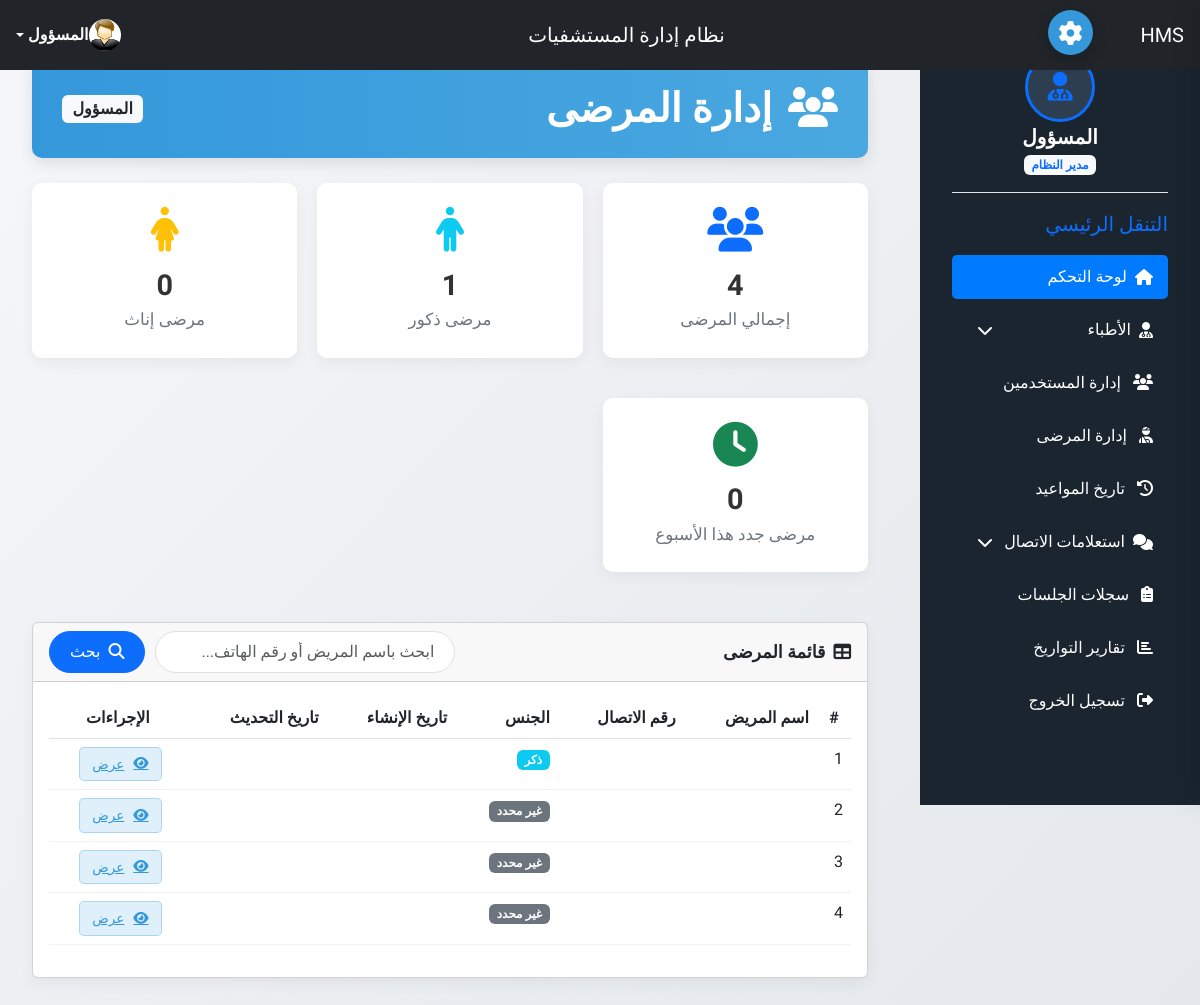
Screenshot of /hospital/hms/admin/manage-patient.php (signed in) with the database file from the repository.
### tables this page shows
CREATE TABLE `tblpatient` (
  `ID` int(10) NOT NULL,
  `Docid` int(10) DEFAULT NULL,
  `PatientName` varchar(200) DEFAULT NULL,
  `PatientContno` bigint(10) DEFAULT NULL,
  `PatientEmail` varchar(200) DEFAULT NULL,
  `PatientGender` varchar(50) DEFAULT NULL,
  `PatientAdd` longtext DEFAULT NULL,
  `PatientAge` int(10) DEFAULT NULL,
  `PatientMedhis` longtext DEFAULT NULL,
  `CreationDate` timestamp NULL DEFAULT current_timestamp(),
  `UpdationDate` timestamp NULL DEFAULT NULL ON UPDATE current_timestamp()
);

### hospital/hms/admin/manage-patient.php (the view, shortened to what this page needs)
<?php
include('include/config.php');
if(strlen($_SESSION['id']) == 0) {
    header('location:logout.php');
} else {
    $records_per_page = 10;
    $page = isset($_GET['page']) ? (int)$_GET['page'] : 1;
    $page = max($page, 1);
    $offset = ($page - 1) * $records_per_page;
    $cnt = ($page - 1) * $records_per_page + 1;
    $sql = mysqli_query($con, "SELECT * FROM tblpatient ORDER BY ID DESC LIMIT $records_per_page OFFSET $offset");
?>
<!DOCTYPE html>
<html lang="ar" dir="rtl">
<head>
    <link href="https://cdn.jsdelivr.net/npm/bootstrap@5.3.0/dist/css/bootstrap.rtl.min.css" rel="stylesheet">
    <link rel="stylesheet" href="https://cdnjs.cloudflare.com/ajax/libs/font-awesome/6.4.0/css/all.min.css">
</head>
<body>
    <?php include('include/header.php'); ?>
    <?php include('include/sidebar.php'); ?>
    <div class="app-content">
        <div class="main-content">
            <div class="container-fluid">
                <div class="page-header">
                    <div class="d-flex justify-content-between align-items-center">
                        <div>
                            <h1><i class="fas fa-users me-3"></i>إدارة المرضى</h1>
                        </div>
                        <div class="d-flex align-items-center">
                            <span class="badge bg-light text-dark fs-6">المسؤول</span>
                        </div>
                    </div>
                </div>
                <div class="stats-container">
                    <?php
                    $total_patients = mysqli_query($con, "SELECT COUNT(*) as total FROM tblpatient");
                    $total_result = mysqli_fetch_assoc($total_patients);
                    $total_count = $total_result['total'];
                    $male_patients = mysqli_query($con, "SELECT COUNT(*) as total FROM tblpatient WHERE PatientGender = 'ذكر'");
                    $male_result = mysqli_fetch_assoc($male_patients);
                    $male_count = $male_result['total'];
                    $female_patients = mysqli_query($con, "SELECT COUNT(*) as total FROM tblpatient WHERE PatientGender = 'أنثى'");
                    $female_result = mysqli_fetch_assoc($female_patients);
                    $female_count = $female_result['total'];
                    $recent_patients = mysqli_query($con, "SELECT COUNT(*) as total FROM tblpatient WHERE CreationDate >= NOW() - INTERVAL 7 DAY");
                    $recent_result = mysqli_fetch_assoc($recent_patients);
                    $recent_count = $recent_result['total'];
                    ?>
                    <div class="stat-card">
                        <i class="fas fa-users text-primary"></i>
                        <h3><?php echo $total_count; ?></h3>
                        <p>إجمالي المرضى</p>
                    </div>
                    <div class="stat-card">
                        <i class="fas fa-male text-info"></i>
                        <h3><?php echo $male_count; ?></h3>
                        <p>مرضى ذكور</p>
                    </div>
                    <div class="stat-card">
                        <i class="fas fa-female text-warning"></i>
                        <h3><?php echo $female_count; ?></h3>
                        <p>مرضى إناث</p>
                    </div>
                    <div class="stat-card">
                        <i class="fas fa-clock text-success"></i>
                        <h3><?php echo $recent_count; ?></h3>
                        <p>مرضى جدد هذا الأسبوع</p>
                    </div>
                </div>
                <div class="card">
                    <div class="card-header">
                        <span><i class="fas fa-table me-2"></i>قائمة المرضى</span>
                        <div class="search-box">
                            <input type="text" class="form-control" placeholder="ابحث باسم المريض أو رقم الهاتف..." id="searchInput">
                            <button class="btn btn-primary" onclick="filterTable()">
                                <i class="fas fa-search me-1"></i> بحث
                            </button>
                        </div>
                    </div>
                    <div class="card-body">
                        <div class="table-container">
                            <table class="table" id="patientsTable">
                                <thead>
                                    <tr>
                                        <th class="text-center">#</th>
                                        <th>اسم المريض</th>
                                        <th>رقم الاتصال</th>
                                        <th>الجنس</th>
                                        <th>تاريخ الإنشاء</th>
                                        <th>تاريخ التحديث</th>
                                        <th class="text-center">الإجراءات</th>
                                    </tr>
                                </thead>
                                <tbody>
                                    <?php
                                    if (mysqli_num_rows($sql) > 0) {
                                        while ($row = mysqli_fetch_array($sql)) {
                                    ?>
                                            <tr>
                                                <td class="textcenter - manage-patient.php:439"><?php echo $cnt; ?></td>
                                                <td><?php echo htmlspecialchars($row['PatientName - manage-patient.php:440']); ?></td>
                                                <td><?php echo htmlspecialchars($row['PatientContno - manage-patient.php:441']); ?></td>
                                                <td>
                                                    <?php if ($row['PatientGender'] == 'ذكر'): ?>
                                                        <span class="badge bg-info">ذكر</span>
                                                    <?php elseif ($row['PatientGender'] == 'أنثى'): ?>
                                                        <span class="badge bg-warning">أنثى</span>
                                                    <?php else: ?>
                                                        <span class="badge bg-secondary">غير محدد</span>
                                                    <?php endif; ?>
                                                </td>
                                                <td><?php echo htmlspecialchars($row['CreationDate - manage-patient.php:451']); ?></td>
                                                <td><?php echo htmlspecialchars($row['UpdationDate - manage-patient.php:452']); ?></td>
                                                <td class="text-center">
                                                    <a href="viewpatient.php?viewid=<?php echo $row['ID']; ?> - manage-patient.php:454"
                                                       class="action-btn btn-view" target="_blank">
                                                        <i class="fas fa-eye me-1"></i>عرض
                                                    </a>
                                                </td>
                                            </tr>
                                    <?php
                                            $cnt++;
                                        }
                                    }
                                    ?>
                                </tbody>
                            </table>
                        </div>
                    </div>
                </div>
            </div>
        </div>
    </div>
	<?php include('include/setting.php'); ?>
</body>
</html>
<?php } ?>

### hospital/hms/admin/manage-patient.php (style rules this page uses)
:root { --primary: #3498db; --secondary: #2c3e50; --success: #27ae60; --info: #2980b9; --warning: #f39c12; --light: #f8f9fa; --dark: #343a40; }
body { font-family: 'Tajawal', sans-serif; background: linear-gradient(135deg, #f5f7fa, #e4edf9); min-height: 100vh; padding-top: 65px; }
.app-content { margin-right: 20px; transition: margin-right 0.3s ease; }
.main-content { padding-top: 40px; }
.page-header { background: linear-gradient(90deg, var(--primary), #4aa8e0); color: white; padding: 25px 30px; border-radius: 10px; margin-bottom: 25px; box-shadow: 0 5px 15px rgba(0,0,0,0.1); }
.page-header h1 { font-weight: 700; margin-bottom: 0; }
.stats-container { display: grid; grid-template-columns: repeat(auto-fit, minmax(200px, 1fr)); gap: 20px; margin-bottom: 30px; }
.stat-card { position: relative; overflow: hidden; padding: 25px; border-radius: 10px; text-align: center; box-shadow: 0 5px 15px rgba(0,0,0,0.05); transition: transform .3s; background: #fff; }
.stat-card i { font-size: 2.5rem; margin-bottom: 15px; }
.stat-card h3 { font-weight: 700; margin-bottom: 5px; font-size: 1.8rem; }
.stat-card p { color: #6c757d; margin-bottom: 0; font-size: 1.05rem; }
.card { border: none; border-radius: 10px; box-shadow: 0 5px 15px rgba(0,0,0,0.05); margin-bottom: 25px; overflow: hidden; }
.card-header { background-color: white; border-bottom: 1px solid rgba(0,0,0,0.05); padding: 15px 20px; font-weight: 600; font-size: 1.1rem; display: flex; justify-content: space-between; align-items: center; flex-wrap: wrap; gap: 15px; }
.table-container { overflow-x: auto; }
.table { width: 100%; border-collapse: separate; border-spacing: 0; }
.table th { background-color: var(--primary); color: white; font-weight: 600; padding: 15px; }
.table td { padding: 12px 15px; border-bottom: 1px solid rgba(0,0,0,0.05); }
.table tr:nth-child(even) { background-color: #f8fafc; }
.action-btn { padding: 6px 12px; border-radius: 5px; margin-left: 5px; font-size: 0.85rem; transition: all 0.3s; display: inline-flex; align-items: center; gap: 5px; }
.btn-view { background-color: rgba(52, 152, 219, 0.15); color: var(--primary); border: 1px solid rgba(52, 152, 219, 0.3); }
.search-box { display: flex !important; gap: 10px; flex-wrap:wrap; }
.search-box input { width: 300px; max-width: 100%; border-radius: 30px; padding: 8px 20px; }
.search-box .btn { border-radius: 30px; padding: 8px 20px; }

### hospital/hms/admin/include/sidebar.php (style rules this page uses)
body { font-family: 'Tajawal', sans-serif; background: linear-gradient(135deg,#f5f7fa,#e4edf9); min-height: 100vh; padding-top: 65px; }
.stat-card { position: relative; overflow: hidden; padding: 25px; border-radius: 10px; text-align: center; box-shadow: 0 5px 15px rgba(0,0,0,0.05); transition: transform .3s; background: #fff; margin-bottom: 20px; }
.stat-card i { font-size: 2.8rem; margin-bottom: 15px; color: #007bff; }
.main-content { padding-right: 280px; }

### hospital/hms/admin/include/setting.php (style rules this page uses)
:root { --primary-color: #3498db; --sidebar-color: #2980b9; }
:root.theme-1 { --primary-color: #3498db; --sidebar-color: #2980b9; }
* { margin: 0; padding: 0; box-sizing: border-box; }
body { font-family: 'Tajawal', sans-serif; background: linear-gradient(135deg, #f5f7fa 0%, #e4e7eb 100%); min-height: 100vh; padding: 20px; color: #333; }

### rows the page displays
tblpatient: PatientGender "ذكر"
tblpatient: PatientGender "غير محدد"
tblpatient: PatientGender "غير محدد"
tblpatient: PatientGender "غير محدد"

### other values shown
$total_count "4"
$male_count "1"
$female_count "0"
$recent_count "0"
